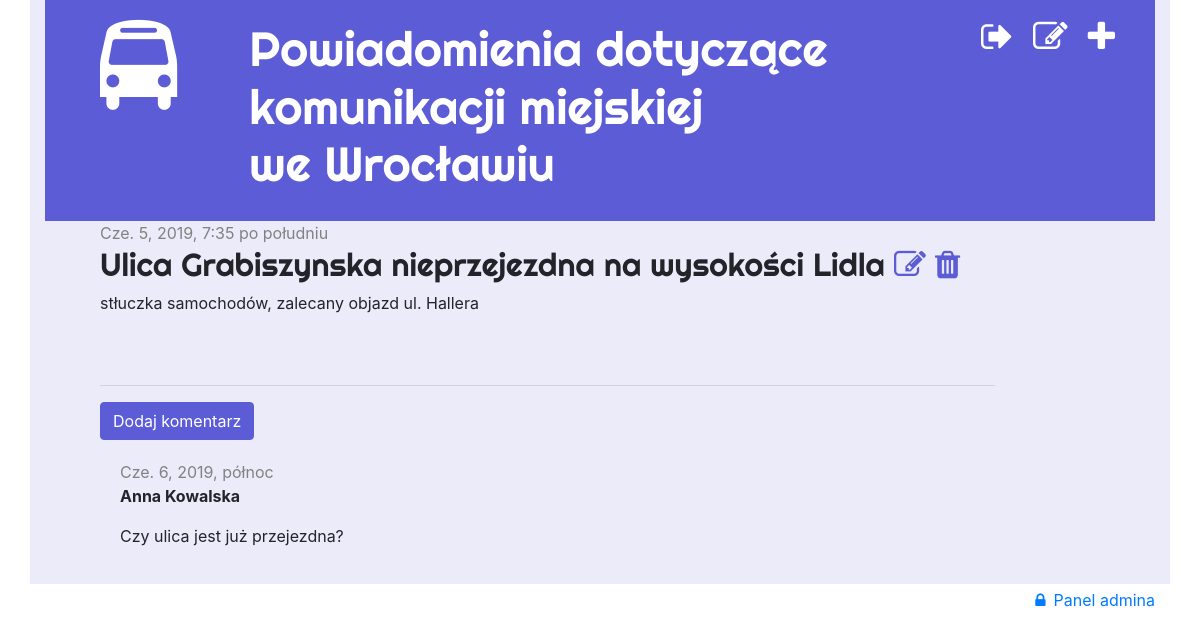
The app's page /post/4/ (signed in) with its own data.
### informant/models.py (models this page shows, shortened)
class Post(models.Model):
    author = models.ForeignKey('auth.User', on_delete=models.CASCADE)
    title = models.CharField(max_length=200)
    text = models.TextField()
    created_date = models.DateTimeField(
            default=timezone.now)
    published_date = models.DateTimeField(
            blank=True, null=True)

class Comment(models.Model):
    post = models.ForeignKey('informant.Post', on_delete=models.CASCADE, related_name='comments')
    author = models.CharField(max_length=200)
    text = models.TextField()
    created_date = models.DateTimeField(default=timezone.now)

### informant/views.py (the view)
# urls.py: path('post/<int:pk>/', views.post_detail, name='post_detail'),
def post_detail(request, pk):
    post = get_object_or_404(Post, pk=pk)
    return render(request, 'informant/post_detail.html', {'post': post})

### informant/templates/informant/post_detail.html
{% extends 'informant/base.html' %}
{% block content %}
    <div class="post">
        {% if post.published_date %}
            <div class="date">
                {{ post.published_date }}
            </div>
        {% else %}
            <a class="btn btn-primary mb-1 mt-1" href="{% url 'post_publish' pk=post.pk %}">Publikuj</a>
        {% endif %}
        <h2>{{ post.title }}
            {% if user.is_authenticated %}
                <a href="{% url 'post_edit' pk=post.pk %}"><i class="fa fa-edit"></i></a>
                <a href="{% url 'post_remove' pk=post.pk %}"><span class="fa fa-trash"></span></a>
            {% endif %}
        </h2>
        <p>{{ post.text|linebreaksbr }}</p>
    </div>
    <hr>
    <a class="btn btn-primary" href="{% url 'add_comment_to_post' pk=post.pk %}">Dodaj komentarz</a>
    {% for comment in post.comments.all %}
        <div class="comment">
            <div class="date">{{ comment.created_date }}</div>
            <strong>{{ comment.author }}</strong>
            <p>{{ comment.text|linebreaks }}</p>
        </div>
        {% empty %}
        <p>Brak komentarzy</p>
    {% endfor %}
{% endblock %}

### informant/static/css/informant.css (style rules this page uses)
.btn-primary { background-color: #5c5cd6 !important; border-color: #5c5cd6 !important; }
h1 a, h2 a { color: #5c5cd6; font-family: 'Righteous'; }
h1, h2, h3, h4 { font-family: 'Righteous', cursive; }
.date { color: #828282; }
.post { margin-bottom: 70px; }
.comment { margin:20px 0px 20px 20px; }

### records on screen
Post: published_date "Cze. 5, 2019, 7:35 po południu", title "Ulica Grabiszynska nieprzejezdna na wysokości Lidla", text "stłuczka samochodów, zalecany objazd ul. Hallera"
Comment: created_date "Cze. 6, 2019, północ", author "Anna Kowalska", text "Czy ulica jest już przejezdna?"
